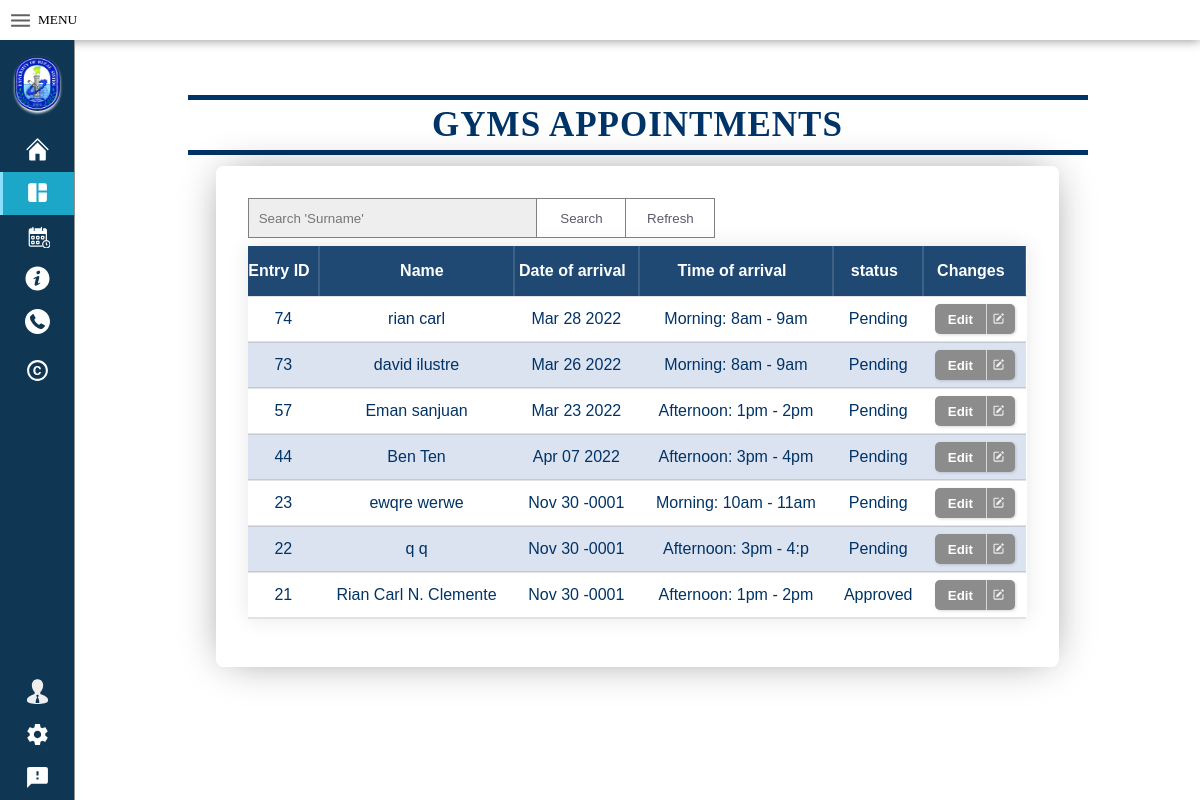
/Gym_appointment_list.php, run on an earlier commit of the app's database.
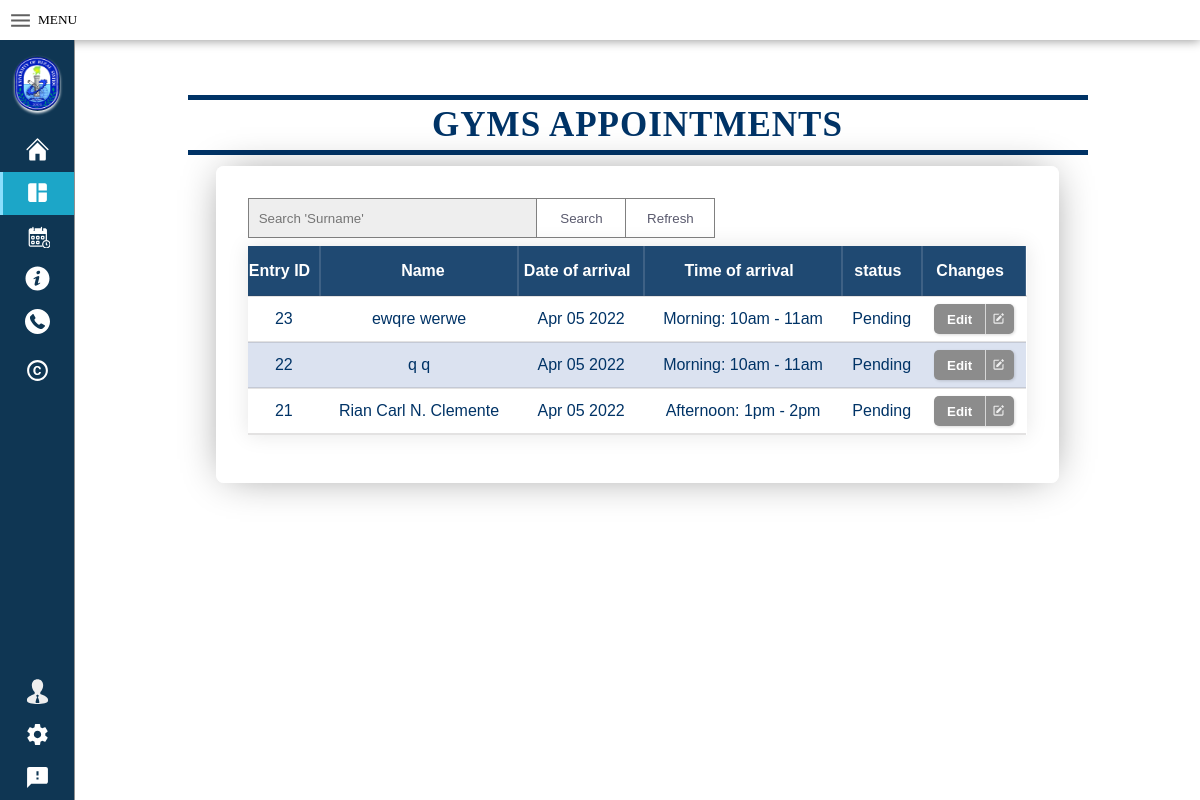
And on a later commit of the database.
### tables this page shows
CREATE TABLE `stakeholders` (
  `id` int(11) NOT NULL,
  `first_name` varchar(20) NOT NULL,
  `last_name` varchar(20) NOT NULL,
  `category` varchar(50) NOT NULL,
  `address` varchar(20) NOT NULL,
  `contact_No` varchar(11) NOT NULL,
  `email` varchar(50) NOT NULL,
  `time` varchar(20) NOT NULL,
  `office` varchar(20) NOT NULL,
  `purpose_of_appoint` varchar(100) NOT NULL,
  `status` varchar(20) NOT NULL,
  `date` date NOT NULL,
  `validity_of_QR` date NOT NULL,
  `added_at` datetime NOT NULL DEFAULT current_timestamp()
);

### Gym_appointment_list.php (the view, shortened to what the changed rows need)
<?php
$con = connection();
$sql = "SELECT * FROM stakeholders   WHERE office ='gymnasium' ORDER BY id DESC";
?>
<!DOCTYPE html>
<html>
<head>
  <link rel="stylesheet" type="text/css" href="CSS/index.css"></link>
  <link rel="stylesheet" type="text/css" href="CSS/view_appointment.css"></link>
</head>
<body>
  <header class="header">
      <div class="Welcome"><h1> Welcome to University of Rizal System Morong</h1></h1></div>
    </header>
        <div class="container">
        <div class="view-appoint">
          <div class="container-view-appointment">
                <?php
                   $client = $con->query($sql);
                   $row = $client->fetch_assoc();
                ?></div>
            <table>
                <thead>
                  <tr>
                    <th>Entry ID</th>
                    <th Class="name"> Name    </th>
                    <th>Date of arrival</th>
                    <th>Time of arrival</th>
                    <th>status</th>
                    <th>Changes</th>
                  </tr>
                </thead>
                <tbody>
                <?php do{?>
                  <tr class="data">
                    <td> <?php echo $row['id'];?> </td>
                    <td Class="tdname"> <?php echo $row['first_name'];?>
                         <?php echo $row['last_name'];?></td>
                    <td  pattern="mm/dd/yyyy">  <?php $orgDate =  $row['date'];
                                                          $newDate = new DateTime($orgDate);
                                                            echo $newDate->format('M d Y');
                                                    ?></td>
                    <td> <?php echo $row['time'];?></td>
                    <td> <?php echo $row['status'];?></td>
                    <td Class="details">
                        <button class="noselect" onclick="window.location.href='Login_entry.php?ID=<?php echo $row['id'];?>'"><span class='text'>Edit</span>
                        <span class="icon"></span></button>
                        </td>
                  </tr>
                <?php }while($row = $client->fetch_assoc()); ?>
                </tbody>
            </table>
          </div>
        </div>
      </div>
</body>
</html>

What changed in the data, as far as the page shows it:
removed stakeholders: id "74", first_name "rian", last_name "carl", date "Mar 28 2022", time "Morning: 8am - 9am", status "Pending"
removed stakeholders: id "73", first_name "david", last_name "ilustre", date "Mar 26 2022", time "Morning: 8am - 9am", status "Pending"
no longer on this page (row edited): stakeholders: id "57", first_name "Eman", last_name "sanjuan", date "Mar 23 2022", time "Afternoon: 1pm - 2pm", status "Pending"
no longer on this page (row edited): stakeholders: id "44", first_name "Ben", last_name "Ten", date "Apr 07 2022", time "Afternoon: 3pm - 4pm", status "Pending"
changed stakeholders "ewqre": date "Nov 30 -0001" → "Apr 05 2022"
changed stakeholders id 22: date "Nov 30 -0001" → "Apr 05 2022"; time "Afternoon: 3pm - 4:p" → "Morning: 10am - 11am"
changed stakeholders "Rian Carl N.": date "Nov 30 -0001" → "Apr 05 2022"; status "Approved" → "Pending"
